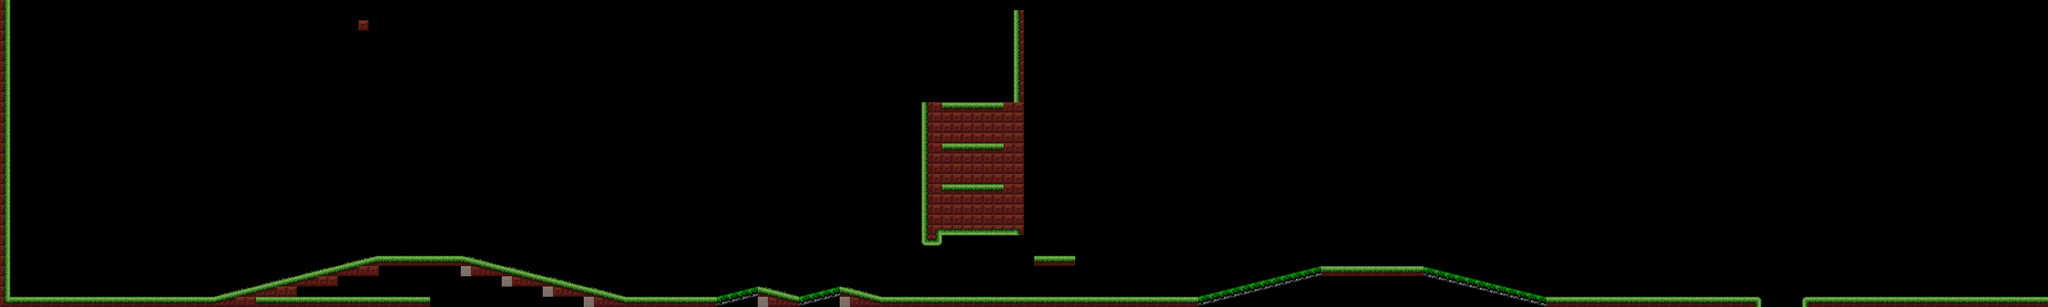

A level layout from a 2D game, rendered from its tile map. Below: a short description, then the map file with tile-grid data replaced by summaries:
An orthogonal 200x30 tile map with 16x16 px tiles, 1 tile layer (ground) and 13 objects (8x platform, player-start, wall, scale-right, scale-left, ...).

<map version="1.0" tiledversion="1.0.3" orientation="orthogonal" renderorder="right-down" width="200" height="30" tilewidth="16" tileheight="16" nextobjectid="16">
 <tileset firstgid="1" source="tileset4.tsx" />
 <layer name="ground" width="200" height="30">
  <data>[6000 cells, 460 non-empty, 42 distinct tile ids]</data>
 </layer>
 <objectgroup name="Object Layer 1">
  <object id="1" type="platform" x="357.514" y="425.068" width="190.189" height="11.9518" />
  <object id="3" type="platform" x="773.748" y="419.611" width="190.189" height="11.9518" />
  <object id="4" type="player-start" x="2662.79" y="394.919" width="31.795" height="44.6721">
   <properties>
    <property name="sprite-sheet" value="mc" />
   </properties>
  </object>
  <object id="5" type="wall" x="1451.88" y="369.466" width="7.27499" height="103.928" />
  <object id="6" type="platform" x="1848.54" y="435.151" width="215.88" height="6.78158" />
  <object id="7" type="platform" x="2255.44" y="434.586" width="215.88" height="6.78158" />
  <object id="8" type="scale-right" x="3032.5" y="426.675" width="87.0302" height="38.4289">
   <properties>
    <property name="scale-pivot" value="scale-one" />
   </properties>
  </object>
  <object id="9" type="scale-left" x="2864.65" y="424.979" width="104.549" height="44.0802">
   <properties>
    <property name="scale-pivot" value="scale-one" />
   </properties>
  </object>
  <object id="10" name="scale-one" type="scale-pivot" x="2983.89" y="406.895" width="25.996" height="23.1704" />
  <object id="12" type="platform" x="2079.12" y="378.638" width="115.852" height="6.78158" />
  <object id="13" type="platform" x="2050.86" y="322.125" width="50.2965" height="6.78158" />
  <object id="14" type="platform" x="2094.94" y="275.219" width="18.084" height="6.78158" />
  <object id="15" type="platform" x="2112.46" y="206.838" width="7.34652" height="6.78158" />
 </objectgroup>
</map>
